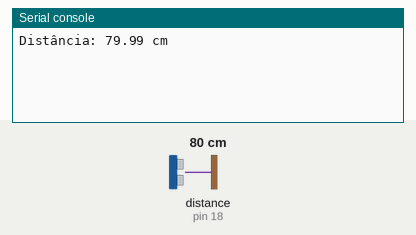
This program was run on a simulated MicroPython board. Parts: the last lines printed to the serial console. The test bench sets the inputs (shaded band); at power-on: distance to the obstacle (sensor on pin 18) 80 cm. The echo pulse lasts 58.3 µs per cm.

Above: at 1.2 s.
1.3 s: distance to the obstacle (sensor on pin 18) set to 2 cm
At 6.2 s:
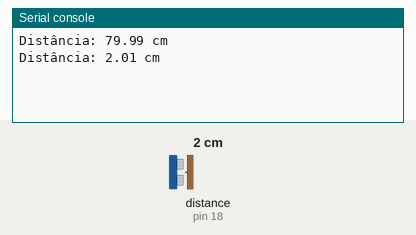
7.3 s: distance to the obstacle (sensor on pin 18) set to 4 cm
At 11.2 s:
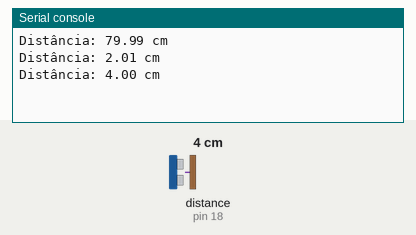
Timing chart, 0 to 12.7 s (numbered marks = the images above; inputs shaded):
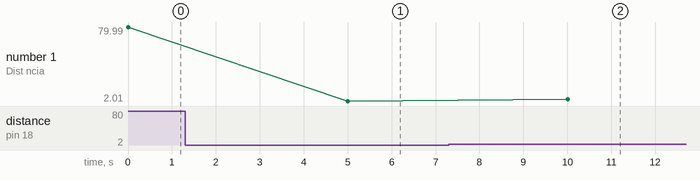

The program:

ultrassonic.py
```python
from machine import Pin, time_pulse_us
import time

pino_trig = Pin(5, Pin.OUT)
pino_echo = Pin(18, Pin.IN)

VELOCIDADE_SOM = 0.0343

def medir_distancia():
    pino_trig.value(0)
    time.sleep_us(2)

    pino_trig.value(1)
    time.sleep_us(10)
    pino_trig.value(0)

    try:
        duracao_us = time_pulse_us(pino_echo, 1, 30000)
    except OSError as ex:
        return -1

    distancia_cm = (duracao_us * VELOCIDADE_SOM) / 2

    return distancia_cm

try:
    while True:
        distancia = medir_distancia()

        if distancia > 0:
            print(f"Distância: {distancia:.2f} cm")
        else:
            print("Fora de alcance ou erro na leitura.")

        time.sleep(5)

except KeyboardInterrupt:
    print("Programa interrompido.")
```

Measured:
- after the input at 1.3 s, the serial console: prints a new line after 3.7 s (image 1)
- after the input at 7.3 s, the serial console: prints a new line after 2.7 s (image 2)
- plotted number 1: 79.99 → 2.01 after the input at 1.3 s, 2.01 → 4 after the input at 7.3 s
